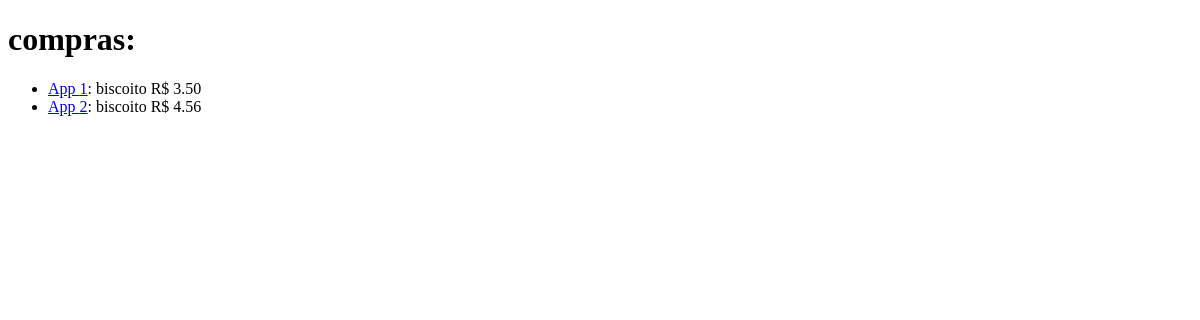
Page /app/ on the earlier database version.
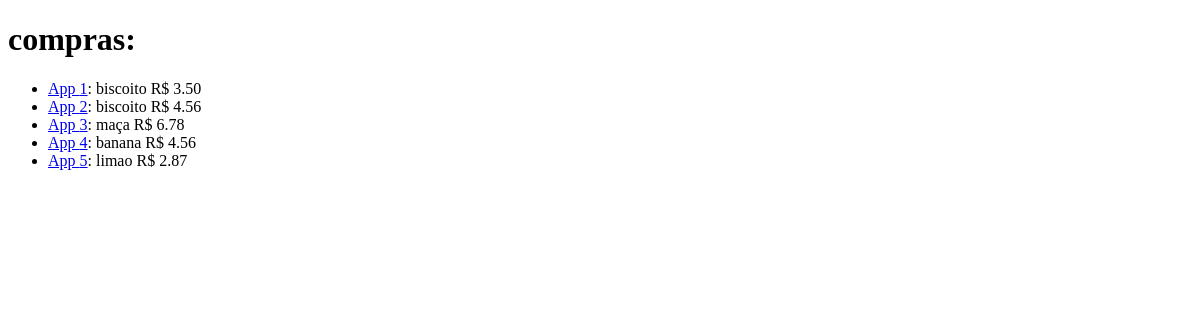
Same page on the later database version.
### app/models.py (models this page shows, shortened)
class App(models.Model):
    compra = models.CharField(max_length=64)
    preco = models.DecimalField(max_digits=10, decimal_places=2)

### app/views.py (the view)
# urls.py: path('', views.index, name="index"),
def index(request):
    return render(request, "app/index.html", {
        "app": App.objects.all()
    })

### app/templates/app/index.html (shortened to what this page needs)
{% extends "app/layout.html" %}
{% block body %}
    <h1>compras:</h1>
    <ul>
        {% for app in app %}
            <li><a href="{% url 'app' app.id %}">App {{ app.id }}</a>: {{ app.compra }} R$ {{ app.preco }}</li>
        {% endfor %}
    </ul>
{% endblock %}

### app/templates/app/layout.html (shortened to what this page needs)
<!DOCTYPE html>
<html lang="en">
    <head>
    </head>
    <body>
        {% block body %}
        {% endblock %}
    </body>
</html>

Differences in the rows shown:
added App: id "3", compra "maça", preco "6.78"
added App: id "4", compra "banana", preco "4.56"
added App: id "5", compra "limao", preco "2.87"
